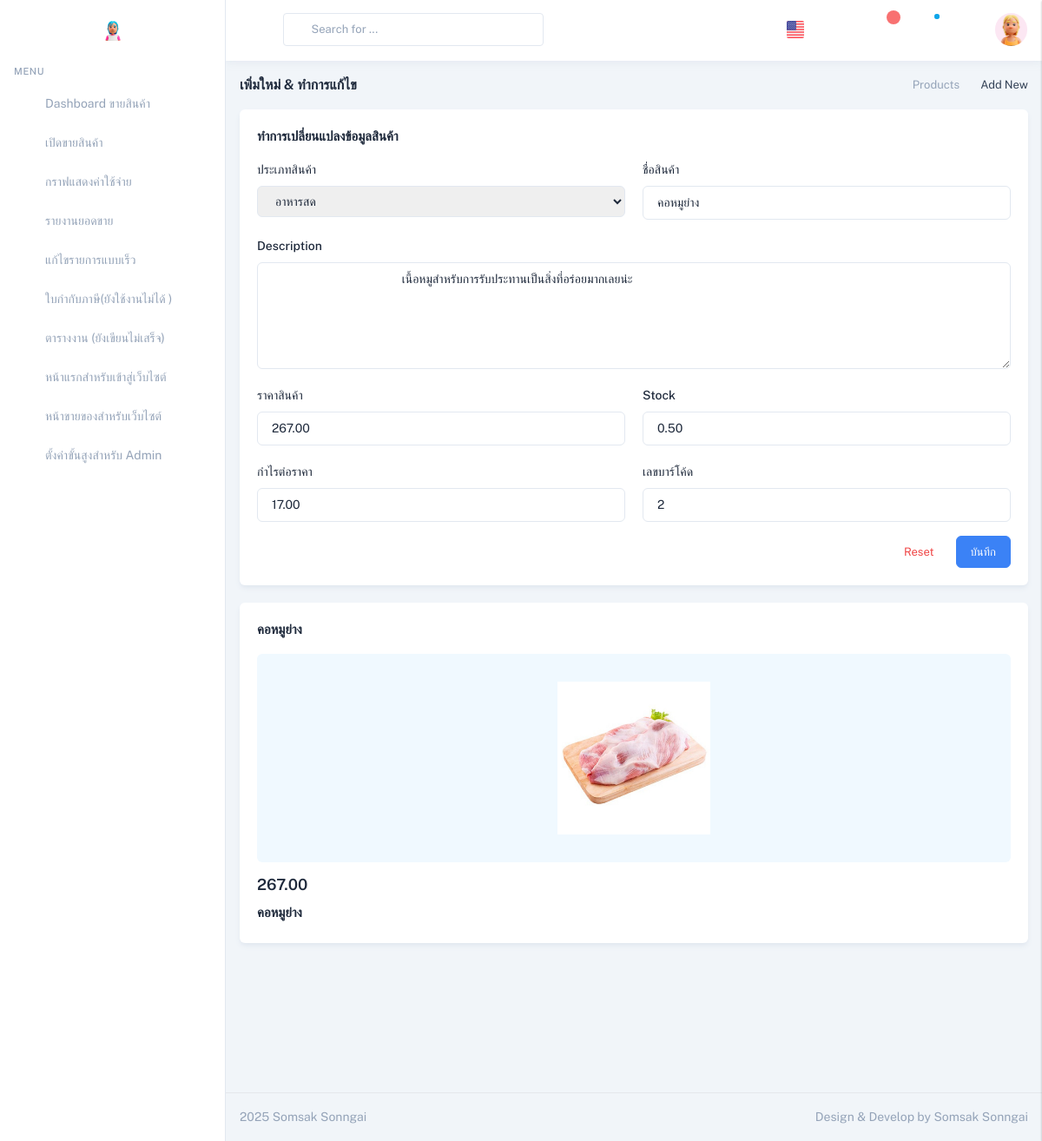
/EditAdd/2/ (signed in), run on the app's committed database.
### productapp/models.py (models this page shows, shortened)
class Product1(models.Model):
    category = models.ForeignKey(Category, on_delete=models.CASCADE,null=True)  # เชื่อมโยงกับ Category
    name = models.CharField(max_length=100)  # ชื่อสินค้า
    description = models.TextField(max_length=500)
    price = models.DecimalField(max_digits=10, decimal_places=2)
    stock = models.DecimalField(max_digits=10, decimal_places=2)
    is_trending = models.BooleanField(default=False)
    image = models.ImageField(upload_to="product")
    profitprice = models.DecimalField(max_digits=10, decimal_places=2)
    created_at = models.DateTimeField(auto_now_add=True)  # วันที่เพิ่ม
    updated_at = models.DateTimeField(auto_now=True)      # วันที่แก้ไข
    barcode = models.CharField(max_length=13, unique=True) # สามารถที่จะทำการเพิ่มได้แค่ 13 ตัว
    class Meta:
        verbose_name = "Product"
        verbose_name_plural = "รายการสินค้า"

class Category(models.Model):
    name = models.CharField(max_length=100, unique=True)  # ชื่อหมวดหมู่
    class Meta:
        verbose_name = "Category"
        verbose_name_plural = "ประเภทรายการสินค้า"

### DashboardUser/views.py (the view, shortened to what this page needs)
# urls.py: path("EditAdd/<int:id>/",views.EditAdd, name="EditAdd"),#5
@login_required(login_url='/login_cover/') # สำหรับการามัครสมาชิก
@user_passes_test(is_special_admin,login_url='/eror404/') # ถ้าไม่ได้อนุญาติก็จะdirect ไปที่ urlนั้ อนุญาติเข้าสู่ระบบโดยกลุ่มนี้นอกเหนือจากกลุ่มนั้ก็ไม่สามารถเข้าไปได้
def EditAdd(request,id):
    product = get_object_or_404(Product1, pk=id)
    filter2 = Category.objects.all()
    filter1= Product1.objects.all()
    filter2=Category.objects.all()
    product=Product1.objects.get(pk=id)
    ProductStock = Product1.objects.filter(stock__lt=10)
    total_product_count = ProductStock.count()
    return render (request,"EditAdd.html",{"product":product,"filter1":filter1,"filter2":filter2,"ProductStock":ProductStock,"total_product_count":total_product_count})

### DashboardUser/views.py (called while the page is built)
def is_special_admin(user):
    return user.is_authenticated and user.groups.filter(name='SpecialAdmin').exists()

### DashboardUser/templates/EditAdd.html (shortened to what this page needs)
{% extends "LayoutDashbords.html"%}
{% load humanize %}
{% load static %}
{% block content%}
<div class="relative min-h-screen group-data-[sidebar-size=sm]:min-h-sm">
    <div class="group-data-[sidebar-size=lg]:ltr:md:ml-vertical-menu group-data-[sidebar-size=lg]:rtl:md:mr-vertical-menu group-data-[sidebar-size=md]:ltr:ml-vertical-menu-md group-data-[sidebar-size=md]:rtl:mr-vertical-menu-md group-data-[sidebar-size=sm]:ltr:ml-vertical-menu-sm group-data-[sidebar-size=sm]:rtl:mr-vertical-menu-sm pt-[calc(theme('spacing.header')_*_1)] pb-[calc(theme('spacing.header')_*_0.8)] px-4 group-data-[navbar=bordered]:pt-[calc(theme('spacing.header')_*_1.3)] group-data-[navbar=hidden]:pt-0 group-data-[layout=horizontal]:mx-auto group-data-[layout=horizontal]:max-w-screen-2xl group-data-[layout=horizontal]:px-0 group-data-[layout=horizontal]:group-data-[sidebar-size=lg]:ltr:md:ml-auto group-data-[layout=horizontal]:group-data-[sidebar-size=lg]:rtl:md:mr-auto group-data-[layout=horizontal]:md:pt-[calc(theme('spacing.header')_*_1.6)] group-data-[layout=horizontal]:px-3 group-data-[layout=horizontal]:group-data-[navbar=hidden]:pt-[calc(theme('spacing.header')_*_0.9)]">
        <div class="container-fluid group-data-[content=boxed]:max-w-boxed mx-auto">
            <div class="flex flex-col gap-2 py-4 md:flex-row md:items-center print:hidden">
                <div class="grow">
                    <h5 class="text-16">เพิ่มใหม่ & ทำการแก้ไข </h5>
                </div>
                <ul class="flex items-center gap-2 text-sm font-normal shrink-0">
                    <li class="relative before:content-['\ea54'] before:font-remix ltr:before:-right-1 rtl:before:-left-1  before:absolute before:text-[18px] before:-top-[3px] ltr:pr-4 rtl:pl-4 before:text-slate-400 dark:text-zink-200">
                        <a href="#!" class="text-slate-400 dark:text-zink-200">Products</a>
                    </li>
                    <li class="text-slate-700 dark:text-zink-100">
                        Add New
                    </li>
                </ul>
            </div>
            <div class="grid grid-cols-1 xl:grid-cols-12 gap-x-5">
                <div class="xl:col-span-9">
                    <div class="card">
                        <div class="card-body">
                            <h6 class="mb-4 text-15">ทำการเปลี่ยนแปลงข้อมูลสินค้า</h6>
                            <form method="POST" action="{% url 'EditAdd' product.id %}">
                                <div class="grid grid-cols-1 gap-5 lg:grid-cols-2 xl:grid-cols-12">
                                    <div class="xl:col-span-4">
                                        <label for="taxApplicable" class="inline-block mb-2 text-base font-medium">ประเภทสินค้า</label>
                                        <select name="taxApplicable" id="taxApplicable" required
                                        class="form-input border-slate-200 dark:border-zink-500 focus:outline-none focus:border-custom-500 disabled:bg-slate-100 dark:disabled:bg-zink-600 disabled:border-slate-300 dark:disabled:border-zink-500 dark:disabled:text-zink-200 disabled:text-slate-500 dark:text-zink-100 dark:bg-zink-700 dark:focus:border-custom-800 placeholder:text-slate-400 dark:placeholder:text-zink-200">
                                            {% for category in filter2 %}
                                                <option value="{{ category.id }}" {% if category.id == product.category.id %}selected{% endif %}>
                                                    {{ category.name }}
                                                </option>
                                            {% endfor %}
                                        </select>
                                    </div>
                                    <div class="xl:col-span-4">
                                        <label for="product_name" class="inline-block mb-2 text-base font-medium">ชื่อสินค้า</label>
                                        <input type="text" id="product_name" name="product_name" value="{{ product.name }}" required
                                        class="form-input border-slate-200 dark:border-zink-500 focus:outline-none focus:border-custom-500 disabled:bg-slate-100 dark:disabled:bg-zink-600 disabled:border-slate-300 dark:disabled:border-zink-500 dark:disabled:text-zink-200 disabled:text-slate-500 dark:text-zink-100 dark:bg-zink-700 dark:focus:border-custom-800 placeholder:text-slate-400 dark:placeholder:text-zink-200"
                                            placeholder="กรอกชื่อสินค้า">
                                    </div>
                                    <div class="lg:col-span-2 xl:col-span-12">
                                        <label for="productDescription" class="inline-block mb-2 text-base font-medium">Description</label>
                                        <textarea id="productDescription" name="productDescription" rows="5" required
                                        class="form-input border-slate-200 dark:border-zink-500 focus:outline-none focus:border-custom-500 disabled:bg-slate-100 dark:disabled:bg-zink-600 disabled:border-slate-300 dark:disabled:border-zink-500 dark:disabled:text-zink-200 disabled:text-slate-500 dark:text-zink-100 dark:bg-zink-700 dark:focus:border-custom-800 placeholder:text-slate-400 dark:placeholder:text-zink-200">
                                            {{ product.description }}
                                        </textarea>
                                    </div>
                                    <div class="xl:col-span-4">
                                        <label for="product_price" class="inline-block mb-2 text-base font-medium">ราคาสินค้า</label>
                                        <input type="number" id="product_price" name="product_price" step="0.01" required
                                            value="{{ product.price }}" class="form-input border-slate-200 dark:border-zink-500 focus:outline-none focus:border-custom-500 disabled:bg-slate-100 dark:disabled:bg-zink-600 disabled:border-slate-300 dark:disabled:border-zink-500 dark:disabled:text-zink-200 disabled:text-slate-500 dark:text-zink-100 dark:bg-zink-700 dark:focus:border-custom-800 placeholder:text-slate-400 dark:placeholder:text-zink-200">
                                    </div>
                                    <div class="xl:col-span-4">
                                        <label for="stock" class="inline-block mb-2 text-base font-medium">Stock</label>
                                        <input type="number" step="any" id="stock" name="stock" required value="{{ product.stock }}"
                                        class="form-input border-slate-200 dark:border-zink-500 focus:outline-none focus:border-custom-500 disabled:bg-slate-100 dark:disabled:bg-zink-600 disabled:border-slate-300 dark:disabled:border-zink-500 dark:disabled:text-zink-200 disabled:text-slate-500 dark:text-zink-100 dark:bg-zink-700 dark:focus:border-custom-800 placeholder:text-slate-400 dark:placeholder:text-zink-200">
                                    </div>
                                    <div class="xl:col-span-4">
                                        <label for="profitprice" class="inline-block mb-2 text-base font-medium">กำไรต่อราคา</label>
                                        <input type="number" id="profitprice" name="profitprice" step="0.01" required value="{{ product.profitprice }}"
                                        class="form-input border-slate-200 dark:border-zink-500 focus:outline-none focus:border-custom-500 disabled:bg-slate-100 dark:disabled:bg-zink-600 disabled:border-slate-300 dark:disabled:border-zink-500 dark:disabled:text-zink-200 disabled:text-slate-500 dark:text-zink-100 dark:bg-zink-700 dark:focus:border-custom-800 placeholder:text-slate-400 dark:placeholder:text-zink-200">
                                    </div>
                                    <div class="xl:col-span-4">
                                        <label for="barcode" class="inline-block mb-2 text-base font-medium">เลขบาร์โค้ด</label>
                                        <input type="text" id="barcode" name="barcode" required value="{{ product.barcode }}"
                                        class="form-input border-slate-200 dark:border-zink-500 focus:outline-none focus:border-custom-500 disabled:bg-slate-100 dark:disabled:bg-zink-600 disabled:border-slate-300 dark:disabled:border-zink-500 dark:disabled:text-zink-200 disabled:text-slate-500 dark:text-zink-100 dark:bg-zink-700 dark:focus:border-custom-800 placeholder:text-slate-400 dark:placeholder:text-zink-200">
                                    </div>
                                </div>
                                <div class="flex justify-end gap-2 mt-4">
                                    <button type="reset" class="text-red-500 bg-white btn hover:text-red-500 hover:bg-red-100">
                                        Reset
                                    </button>
                                    <button data-modal-target="smallModal" id="saveButton" type="button" class="text-white btn bg-custom-500 border-custom-500 hover:text-white hover:bg-custom-600 hover:border-custom-600 focus:text-white focus:bg-custom-600 focus:border-custom-600 focus:ring focus:ring-custom-100 active:text-white active:bg-custom-600 active:border-custom-600 active:ring active:ring-custom-100 dark:ring-custom-400/20" disabled>บันทึก</button>
                                </div>
                            </form>
                        </div>
                    </div>
                </div>
                <div class="xl:col-span-3">
                    <div class="card sticky top-[calc(theme('spacing.header')_*_1.3)]">
                        <div class="card-body">
                            <h6 class="mb-4 text-15">{{ product.name }}</h6>
                            <div class="px-5 py-8 rounded-md bg-sky-50 dark:bg-zink-600">
                                <img src="{{ product.image.url }}" alt="" class="block mx-auto h-44">
                            </div>
                            <div class="mt-3">
                                <h5 class="mb-2">{{product.price}} <small class="font-normal line-through"></small></h5>
                                <h6 class="mb-1 text-15">{{ product.name }}</h6>
                            </div>
                        </div>
                    </div>
                </div>
            </div>
        </div>
    </div>
    <footer class="ltr:md:left-vertical-menu rtl:md:right-vertical-menu group-data-[sidebar-size=md]:ltr:md:left-vertical-menu-md group-data-[sidebar-size=md]:rtl:md:right-vertical-menu-md group-data-[sidebar-size=sm]:ltr:md:left-vertical-menu-sm group-data-[sidebar-size=sm]:rtl:md:right-vertical-menu-sm absolute right-0 bottom-0 px-4 h-14 group-data-[layout=horizontal]:ltr:left-0  group-data-[layout=horizontal]:rtl:right-0 left-0 border-t py-3 flex items-center dark:border-zink-600">
        <div class="group-data-[layout=horizontal]:mx-auto group-data-[layout=horizontal]:max-w-screen-2xl w-full">
            <div class="grid items-center grid-cols-1 text-center lg:grid-cols-2 text-slate-400 dark:text-zink-200 ltr:lg:text-left rtl:lg:text-right">
                <div>
                    <script>document.write(new Date().getFullYear())</script> Somsak Sonngai
                </div>
                <div class="hidden lg:block">
                    <div class="ltr:text-right rtl:text-left">
                        Design & Develop by Somsak Sonngai
                    </div>
                </div>
            </div>
        </div>
    </footer>
</div>
{% endblock%}

### data on the page
Product1: taxApplicable "อาหารสด", product_name "คอหมูย่าง", productDescription "เนื้อหมูสำหรับการรับประทานเป็นสิ่งที่อร่อยมากเลยน่ะ", product_price "267.00", stock "0.50", profitprice "17.00", barcode "2", name "คอหมูย่าง", image (picture), price "267.00"
